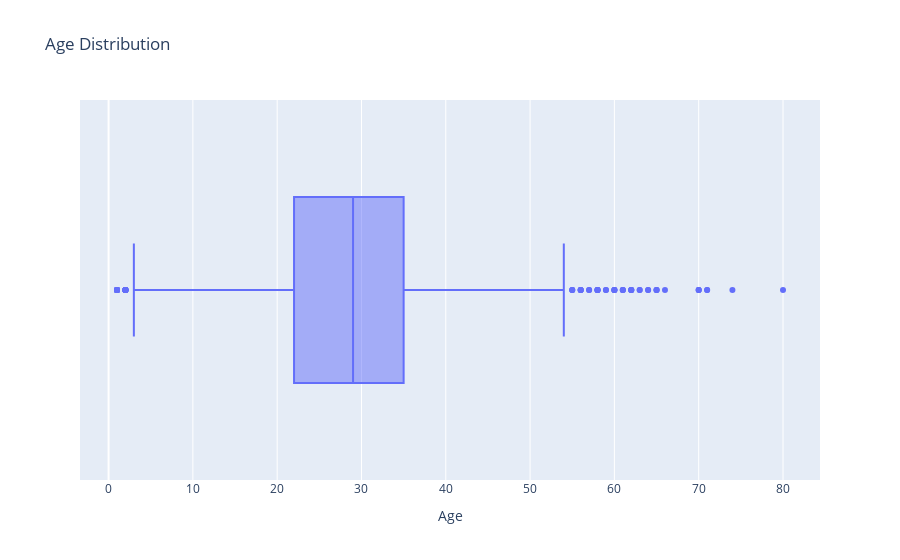

Notebook code cell kept with this figure:
### Code cell
#Age Distribution
plt=px.box(df,x='Age',title='Age Distribution')
plt.show()

### Figure 1 — Plotly figure (JSON) as saved in the notebook; plotly's stock layout.template omitted (floating-point values rounded to 4 significant figures; data arrays with more than 128 entries replaced by an {"elided": "..."} marker saying what was removed)
{"data": [{"alignmentgroup": "True", "hovertemplate": "Age=%{x}<extra></extra>", "legendgroup": "", "marker": {"color": "#636efa"}, "name": "", "notched": false, "offsetgroup": "", "orientation": "h", "showlegend": false, "type": "box", "x": {"elided": "891 int values"}, "x0": " ", "xaxis": "x", "y0": " ", "yaxis": "y"}], "layout": {"boxmode": "group", "legend": {"tracegroupgap": 0}, "title": {"text": "Age Distribution"}, "xaxis": {"anchor": "y", "domain": [0, 1], "title": {"text": "Age"}}, "yaxis": {"anchor": "x", "domain": [0, 1]}}}
